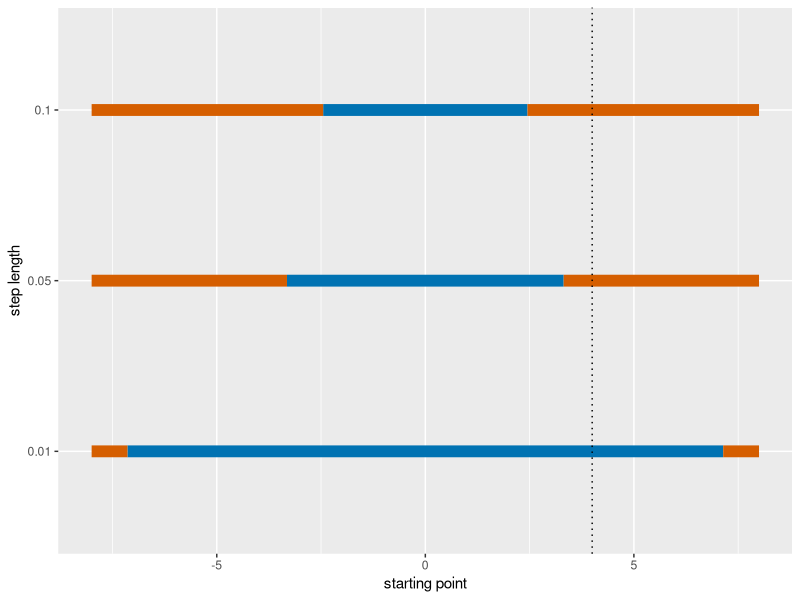

This figure's R source:
## ---- chunk 1
#| label: double-well-divergence-fig-r
#| fig-alt: >-
#|   Three horizontal bars on a number line from -8 to 8, one for each step
#|   length 0.01, 0.05 and 0.1. Each bar has a blue middle part, where the
#|   result gives no guarantee, and vermilion end parts beyond plus and minus
#|   the bound, where divergence is guaranteed. The bound is about 7.1 for
#|   0.01, 3.3 for 0.05 and 2.5 for 0.1, so the vermilion parts grow as the
#|   step length grows. A vertical dotted line at 4 lies in the vermilion
#|   part for 0.05 and 0.1 and in the blue part for 0.01.
dwf_step_fg <- c(0.01, 0.05, 0.1)
dwf_cut_fg <- sqrt(1 + 1 / (2 * dwf_step_fg))
dwf_bars_fg <- tibble::tibble(
  step = factor(dwf_step_fg),
  cut = dwf_cut_fg
)
dwf_aes_fg <- ggplot2::aes(y = step)
dwf_mid_fg <- ggplot2::aes(x = -cut, xend = cut, yend = step)
dwf_left_fg <- ggplot2::aes(x = -8, xend = -cut, yend = step)
dwf_right_fg <- ggplot2::aes(x = cut, xend = 8, yend = step)
ggplot2::ggplot(dwf_bars_fg, dwf_aes_fg) +
  ggplot2::geom_segment(dwf_mid_fg, colour = "#0072B2", linewidth = 4) +
  ggplot2::geom_segment(dwf_left_fg, colour = "#D55E00", linewidth = 4) +
  ggplot2::geom_segment(dwf_right_fg, colour = "#D55E00", linewidth = 4) +
  ggplot2::geom_vline(xintercept = 4, linetype = "dotted") +
  ggplot2::labs(x = "starting point", y = "step length")
